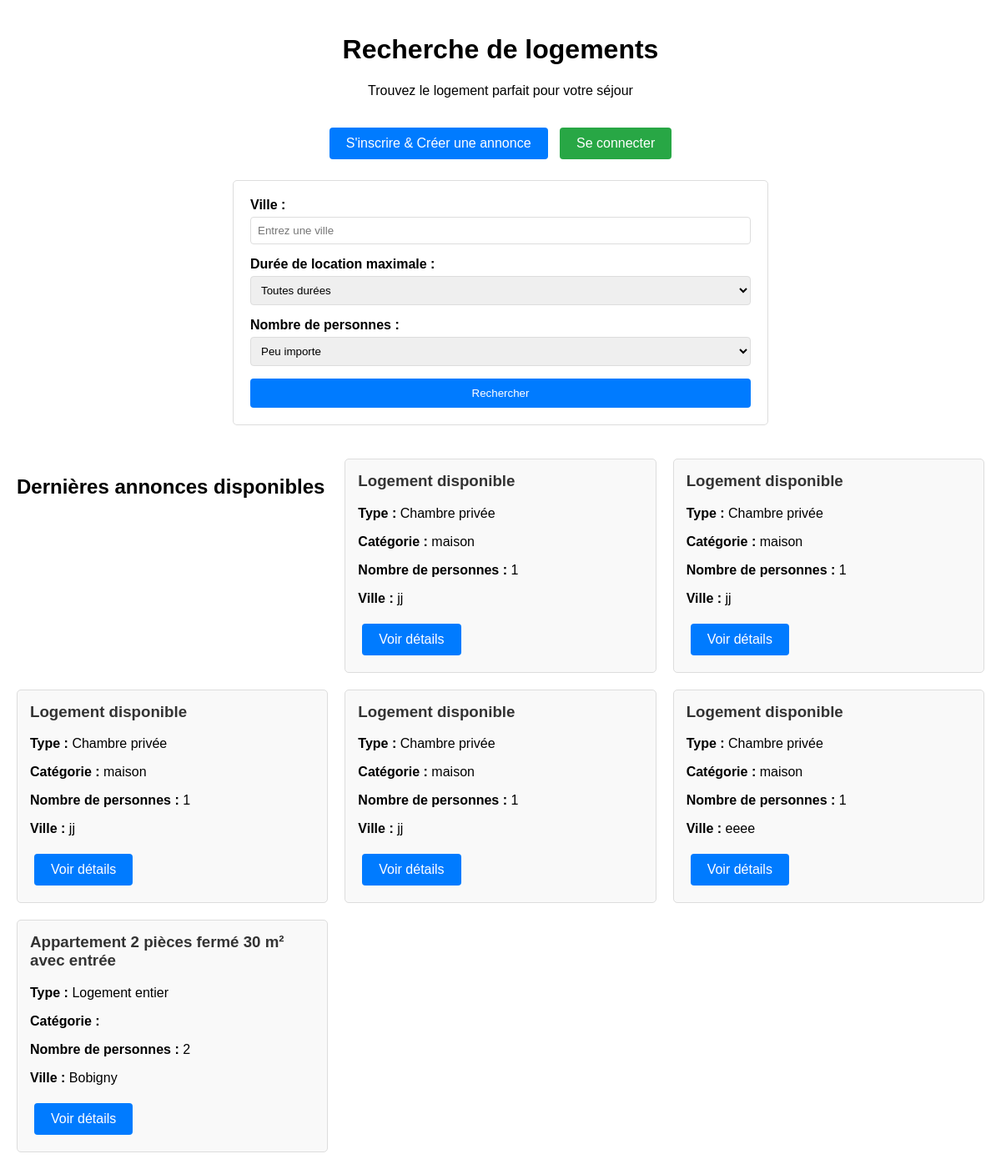
The app's page /annonceHome/, older data.
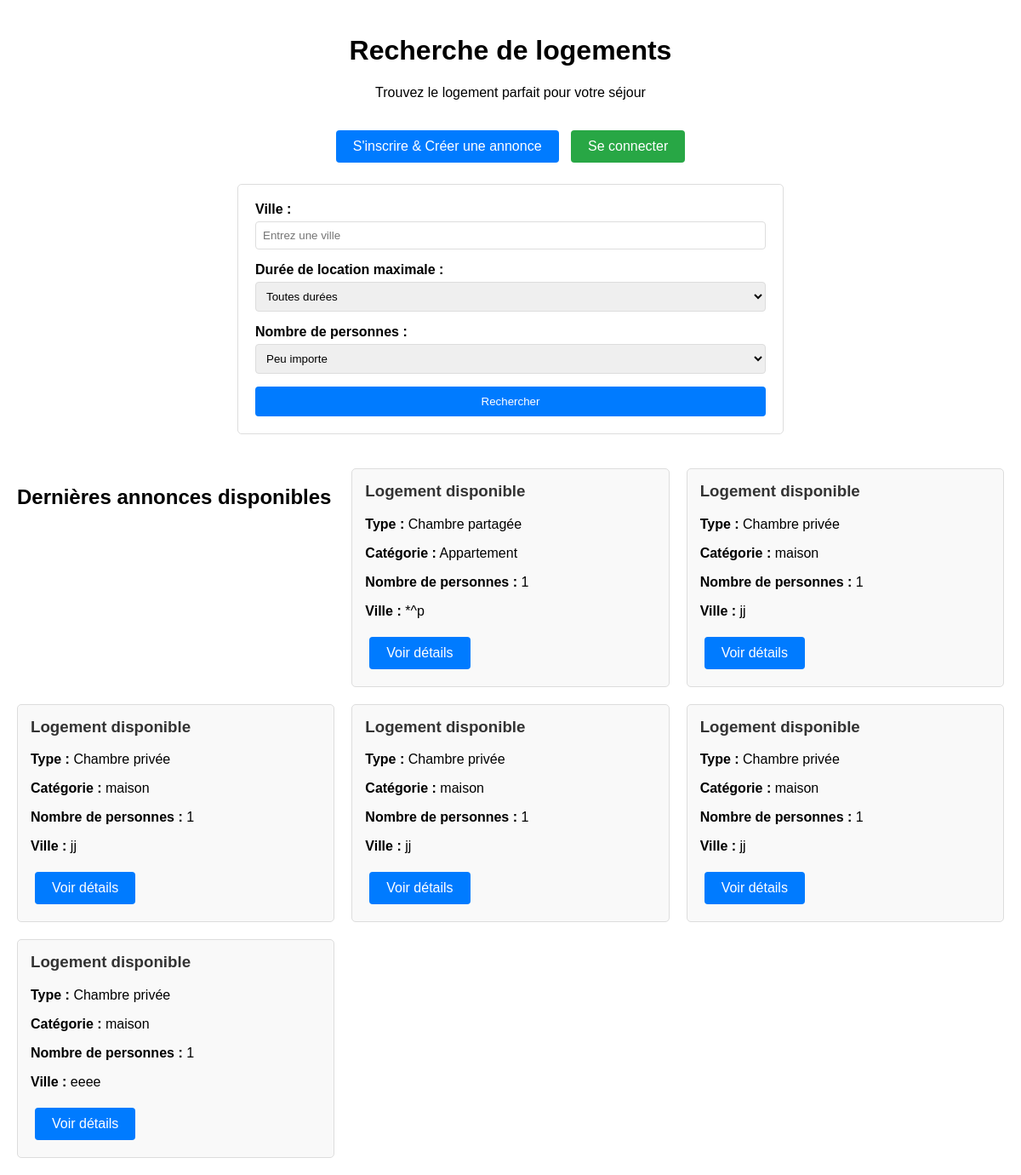
The same page, newer data.
### annonce/models.py (models this page shows)
class Annonce(models.Model):
    user = models.ForeignKey(
        settings.AUTH_USER_MODEL,
        null=True,
        on_delete=models.CASCADE,
        unique=False
    )
    class TypeHebergement(models.TextChoices):
        Appartemment = 'APPT', _('Appartemment')
        Maison = 'MAIS', _('Maison')
        Studio = 'STUD', _('Studio')
        Autre = 'OTHR', _('Autre')
    hebergement_choice = models.CharField(
        max_length=4,
        choices=TypeHebergement.choices,
        default=TypeHebergement.Appartemment,
        verbose_name="Type d'hébergement"
    )
    class TypeLocation(models.TextChoices):
        logement_entier = 'ENTR', _('Logement entier')
        chambre_privee = 'PRIV', _('Chambre privée')
        chambre_partagee = 'PART', _('Chambre partagée')
    type_location_choices = models.CharField(
        max_length=4,
        choices=TypeLocation.choices,
        default=TypeLocation.logement_entier,
        verbose_name="Location partielle ou totale"
    )
    categorie_logement = models.CharField(max_length=50, blank=True)
    titre_logement = models.CharField(max_length=50, blank=True)
    description = models.TextField(blank=True)
    nombre_personne = IntegerField(
        default=1,
        validators=[
            MaxValueValidator(20),
            MinValueValidator(1)
        ],
        blank=True
    )
    pieces_couchage = IntegerField(
        default=1,
        validators=[
            MaxValueValidator(10),
            MinValueValidator(1)
        ],
        blank=True
    )
    equipements = models.ManyToManyField(Equipements, blank=True)
    services = models.ManyToManyField(Services, blank=True)
    categorie_service = models.ManyToManyField(CategorieService, blank=True)
    charges = models.ManyToManyField(Charges, blank=True)
    dureeLocationMini = models.CharField(blank=True,null=True, max_length=50)
    dureeLocationMaxi = models.CharField(blank=True,null=True, max_length=50)
    loyer_tc = models.FloatField(max_length=50, blank=True, null=True)
    charges_loyer = models.FloatField(max_length=50, blank=True, null=True)
    reservation = models.OneToOneField(
        settings.AUTH_USER_MODEL,
        null=True,
        on_delete=models.CASCADE,
        unique=False,
        related_name = 'user_reserved'
    )
    reserved = models.BooleanField(default=False)
    address = models.OneToOneField(
        AdressAnnonce,
        on_delete=models.CASCADE,
        null=True,
    )

class AdressAnnonce(models.Model):
    rue = models.CharField(blank=True, max_length=20)
    voie = models.CharField(blank=True, max_length=35)
    ville = models.CharField(blank=True, max_length=20)
    region = models.CharField(blank=True, max_length=20)
    zipCode = models.CharField(blank=True, max_length=5)
    pays = models.CharField(blank=True, max_length=20)

### annonceMain/views.py (the view)
# urls.py: path('annonceHome/', views.annonceHome, name='annonceHome'),
def annonceHome(request):
    query_ville = request.GET.get('query_ville')
    query_location = request.GET.get('query_location')
    query_locataires = request.GET.get('query_locataires')
    lastannonce = Annonce.objects.all().order_by('-id')[:6]
    image = ImageLogement.objects.all()
    context = {'annonce': lastannonce, 'image': image}
    return render(request, 'annonce/search/annonceHome.html', context)

### templates/annonce/search/annonceHome.html (shortened to what this page needs)
<!DOCTYPE html>
<html lang="fr">
<head>
</head>
<body>
    <div class="header">
        <h1>Recherche de logements</h1>
        <p>Trouvez le logement parfait pour votre séjour</p>
    </div>
    <div class="actions">
        <a href="{% url 'creer-annonce' %}" class="btn btn-primary">S'inscrire & Créer une annonce</a>
        <a href="{% url 'login-annonce' %}" class="btn btn-success">Se connecter</a>
    </div>
    <form class="search-form" method="get" action="/annonce/searchPage/">
        <div class="form-group">
            <label for="query_ville">Ville :</label>
            <input type="text" name="query_ville" id="query_ville" placeholder="Entrez une ville">
        </div>
        <div class="form-group">
            <label for="query_location">Durée de location maximale :</label>
            <select name="query_location" id="query_location">
                <option value="">Toutes durées</option>
            </select>
        </div>
        <div class="form-group">
            <label for="query_locataires">Nombre de personnes :</label>
            <select name="query_locataires" id="query_locataires">
                <option value="">Peu importe</option>
            </select>
        </div>
        <button type="submit" class="search-btn">Rechercher</button>
    </form>
    {% if annonce %}
    <div class="annonces-grid">
        <h2>Dernières annonces disponibles</h2>
        {% for ann in annonce %}
        <div class="annonce-card">
            <h3>{{ ann.titre_logement|default:"Logement disponible" }}</h3>
            <p><strong>Type :</strong> {{ ann.get_type_location_choices_display }}</p>
            <p><strong>Catégorie :</strong> {{ ann.categorie_logement }}</p>
            <p><strong>Nombre de personnes :</strong> {{ ann.nombre_personne }}</p>
            {% if ann.address %}
                <p><strong>Ville :</strong> {{ ann.address.ville }}</p>
            {% endif %}
            <a href="/annonce/detail_annonce/{{ ann.id }}" class="btn btn-primary">Voir détails</a>
        </div>
        {% endfor %}
    </div>
    {% else %}
    <div class="annonces-grid">
        <p>Aucune annonce disponible pour le moment.</p>
    </div>
    {% endif %}
</body>
</html>

Row changes from the older to the newer data that the page shows:
no longer on this page (row unchanged): Annonce: titre_logement "Appartement 2 pièces fermé 30 m² avec entrée", type_location_choices "Logement entier", nombre_personne "2", address.ville "Bobigny"
added Annonce: titre_logement "Logement disponible", type_location_choices "Chambre partagée", categorie_logement "Appartement", nombre_personne "1", address.ville "*^p"
